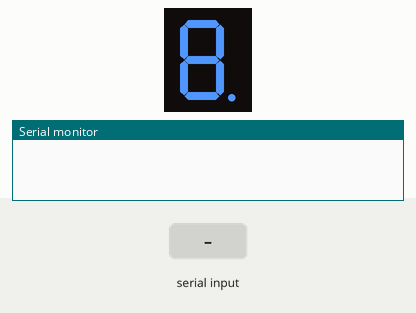
Simulated run of this sketch. Board: Arduino Uno, built with avr-gcc and run on an emulated ATmega328P. On the bench: 1-digit seven-segment display, the last lines printed to the serial monitor. Wiring (inferred from the names in the program): 1-digit 7-segment display, segments lit when LOW: segments pin 9, pin 8, pin 3, pin 4, pin 5, pin 10, pin 12, pin 2. The inputs (shaded band) are chosen by the test bench. The segment pins are drawn as the display they are named for.

Above: at 1.2 s.
1.3 s: byte 30 received over Serial
At 2.1 s:
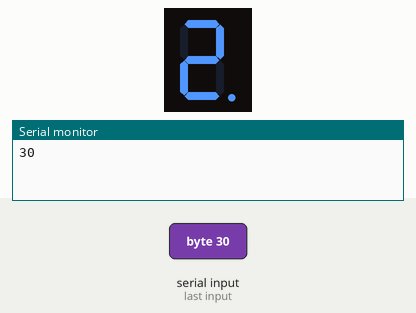
2.8 s: byte 90 received over Serial
At 3.2 s:
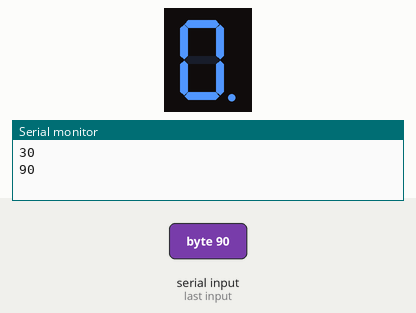
Timing chart, 0 to 5.8 s (numbered marks = the images above; inputs shaded):
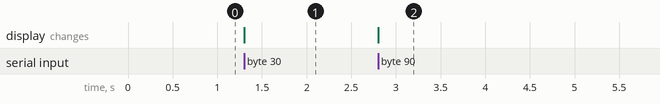

Measured:
- after the input at 1.3 s, the display: changes at once (image 1)
- after the input at 2.8 s, the display: changes at once (image 2)

The sketch:

7_segment_anode.ino
```cpp
const byte numeral[11]={
  B00000011, //untuk angka 0
  B10011111, //untuk angka 1
  B00100101, //untuk angka 2
  B00001101, //untuk angka 3
  B10011001, //untuk angka 4
  B01001001, //untuk angka 5
  B01000001, //untuk angka 6
  B00011111, //untuk angka 7
  B00000001, //untuk angka 8
  B00001001, //untuk angka 9
  B11111111, //tanpa menampilkan apapun
};

//inisalisasi pin yang digunakan
const int segmentPins[8]= {2,12,10,5,4,3,8,9}; //dp,g,f,e,d,c,b,a

void setup() {
  Serial.begin(9600);
  for (int i=0; i<8;i++){
  pinMode(segmentPins[i], OUTPUT);
}}

void loop() {
  if(Serial.available()>0){
  int data = Serial.read();
  tunjukanAngka(data);
  Serial.println(data);
  };
 }

  void tunjukanAngka (int number){
    boolean isBitSet;
    for(int segment=1; segment<8;segment++){
      isBitSet=bitRead(numeral[number],segment);
      digitalWrite(segmentPins[segment],isBitSet);}
    }
```
